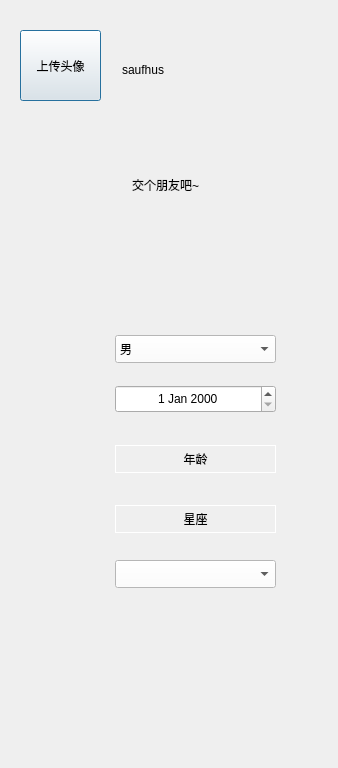
<?xml version="1.0" encoding="UTF-8"?>
<ui version="4.0">
 <class>Dialog</class>
 <widget class="QDialog" name="Dialog">
  <property name="geometry">
   <rect>
    <x>0</x>
    <y>0</y>
    <width>338</width>
    <height>768</height>
   </rect>
  </property>
  <property name="sizePolicy">
   <sizepolicy hsizetype="Fixed" vsizetype="Fixed">
    <horstretch>0</horstretch>
    <verstretch>0</verstretch>
   </sizepolicy>
  </property>
  <property name="minimumSize">
   <size>
    <width>338</width>
    <height>768</height>
   </size>
  </property>
  <property name="maximumSize">
   <size>
    <width>338</width>
    <height>768</height>
   </size>
  </property>
  <property name="windowTitle">
   <string>Dialog</string>
  </property>
  <widget class="QPushButton" name="btn_photo">
   <property name="geometry">
    <rect>
     <x>20</x>
     <y>30</y>
     <width>81</width>
     <height>71</height>
    </rect>
   </property>
   <property name="text">
    <string>上传头像</string>
   </property>
  </widget>
  <widget class="QLineEdit" name="edit_name">
   <property name="geometry">
    <rect>
     <x>120</x>
     <y>55</y>
     <width>151</width>
     <height>30</height>
    </rect>
   </property>
   <property name="styleSheet">
    <string notr="true">background:transparent;
border-width:0;
border-style:outset;
font: 14pt &quot;Consolas&quot;;
</string>
   </property>
   <property name="text">
    <string>saufhus</string>
   </property>
   <property name="alignment">
    <set>Qt::AlignLeading|Qt::AlignLeft|Qt::AlignVCenter</set>
   </property>
  </widget>
  <widget class="QLabel" name="label_photo">
   <property name="geometry">
    <rect>
     <x>30</x>
     <y>37</y>
     <width>62</width>
     <height>62</height>
    </rect>
   </property>
   <property name="styleSheet">
    <string notr="true">min-width:60px;
min-height:60px;
max-width:60px;
max-height:60px;
border-radius:30px;
border:1px solid black;

</string>
   </property>
   <property name="text">
    <string>头像</string>
   </property>
  </widget>
  <widget class="QPushButton" name="btn_ok">
   <property name="geometry">
    <rect>
     <x>60</x>
     <y>680</y>
     <width>81</width>
     <height>31</height>
    </rect>
   </property>
   <property name="styleSheet">
    <string notr="true">background:transparent;
border-width:0;
border-style:outset

</string>
   </property>
   <property name="text">
    <string/>
   </property>
  </widget>
  <widget class="QPushButton" name="btn_cancel">
   <property name="geometry">
    <rect>
     <x>200</x>
     <y>680</y>
     <width>81</width>
     <height>31</height>
    </rect>
   </property>
   <property name="styleSheet">
    <string notr="true">background:transparent;
border-width:0;
border-style:outset
</string>
   </property>
   <property name="text">
    <string/>
   </property>
  </widget>
  <widget class="QLabel" name="label_zod">
   <property name="geometry">
    <rect>
     <x>115</x>
     <y>505</y>
     <width>161</width>
     <height>28</height>
    </rect>
   </property>
   <property name="styleSheet">
    <string notr="true">border-width: 1px;border-style: solid;border-color: rgb(255, 255, 255);
font: 12pt &quot;Consolas&quot;;
</string>
   </property>
   <property name="text">
    <string>星座</string>
   </property>
   <property name="alignment">
    <set>Qt::AlignCenter</set>
   </property>
  </widget>
  <widget class="QLabel" name="label_age">
   <property name="geometry">
    <rect>
     <x>115</x>
     <y>445</y>
     <width>161</width>
     <height>28</height>
    </rect>
   </property>
   <property name="styleSheet">
    <string notr="true">border-width: 1px;border-style: solid;border-color: rgb(255, 255, 255);
font: 12pt &quot;Consolas&quot;;
</string>
   </property>
   <property name="text">
    <string>年龄</string>
   </property>
   <property name="alignment">
    <set>Qt::AlignCenter</set>
   </property>
  </widget>
  <widget class="QTextEdit" name="edit_signa">
   <property name="geometry">
    <rect>
     <x>30</x>
     <y>130</y>
     <width>271</width>
     <height>121</height>
    </rect>
   </property>
   <property name="styleSheet">
    <string notr="true">background:transparent;
border-width:0;
border-style:outset;
font: 12pt &quot;Consolas&quot;;

</string>
   </property>
   <property name="html">
    <string>&lt;!DOCTYPE HTML PUBLIC &quot;-//W3C//DTD HTML 4.0//EN&quot; &quot;http://www.w3.org/TR/REC-html40/strict.dtd&quot;&gt;
&lt;html&gt;&lt;head&gt;&lt;meta name=&quot;qrichtext&quot; content=&quot;1&quot; /&gt;&lt;style type=&quot;text/css&quot;&gt;
p, li { white-space: pre-wrap; }
&lt;/style&gt;&lt;/head&gt;&lt;body style=&quot; font-family:'Consolas'; font-size:12pt; font-weight:400; font-style:normal;&quot;&gt;
&lt;p align=&quot;center&quot; style=&quot;-qt-paragraph-type:empty; margin-top:0px; margin-bottom:0px; margin-left:0px; margin-right:0px; -qt-block-indent:0; text-indent:0px; font-family:'SimSun'; font-size:9pt;&quot;&gt;&lt;br /&gt;&lt;/p&gt;
&lt;p align=&quot;center&quot; style=&quot;-qt-paragraph-type:empty; margin-top:0px; margin-bottom:0px; margin-left:0px; margin-right:0px; -qt-block-indent:0; text-indent:0px; font-family:'SimSun'; font-size:9pt;&quot;&gt;&lt;br /&gt;&lt;/p&gt;
&lt;p align=&quot;center&quot; style=&quot;-qt-paragraph-type:empty; margin-top:0px; margin-bottom:0px; margin-left:0px; margin-right:0px; -qt-block-indent:0; text-indent:0px; font-family:'SimSun'; font-size:9pt;&quot;&gt;&lt;br /&gt;&lt;/p&gt;
&lt;p align=&quot;center&quot; style=&quot; margin-top:0px; margin-bottom:0px; margin-left:0px; margin-right:0px; -qt-block-indent:0; text-indent:0px;&quot;&gt;&lt;span style=&quot; font-family:'SimSun'; font-size:9pt;&quot;&gt;交个朋友吧~&lt;/span&gt;&lt;/p&gt;&lt;/body&gt;&lt;/html&gt;</string>
   </property>
  </widget>
  <widget class="QComboBox" name="cbox_sex">
   <property name="geometry">
    <rect>
     <x>115</x>
     <y>335</y>
     <width>161</width>
     <height>28</height>
    </rect>
   </property>
   <property name="styleSheet">
    <string notr="true">background-color: rgb(218, 218, 218);
background-color: rgb(255, 255, 255);
font: 12pt &quot;Consolas&quot;;</string>
   </property>
   <property name="insertPolicy">
    <enum>QComboBox::InsertAtBottom</enum>
   </property>
   <property name="minimumContentsLength">
    <number>0</number>
   </property>
   <item>
    <property name="text">
     <string>男</string>
    </property>
   </item>
   <item>
    <property name="text">
     <string>女</string>
    </property>
   </item>
  </widget>
  <widget class="QDateEdit" name="dateEdit">
   <property name="geometry">
    <rect>
     <x>115</x>
     <y>385</y>
     <width>161</width>
     <height>28</height>
    </rect>
   </property>
   <property name="styleSheet">
    <string notr="true">font: 12pt &quot;Consolas&quot;;</string>
   </property>
   <property name="alignment">
    <set>Qt::AlignCenter</set>
   </property>
   <property name="buttonSymbols">
    <enum>QAbstractSpinBox::UpDownArrows</enum>
   </property>
  </widget>
  <widget class="QComboBox" name="cbox_city">
   <property name="geometry">
    <rect>
     <x>115</x>
     <y>560</y>
     <width>161</width>
     <height>28</height>
    </rect>
   </property>
   <property name="styleSheet">
    <string notr="true">background-color: rgb(255, 255, 255);
font: 12pt &quot;Consolas&quot;;</string>
   </property>
  </widget>
  <widget class="QLabel" name="label">
   <property name="geometry">
    <rect>
     <x>0</x>
     <y>0</y>
     <width>338</width>
     <height>768</height>
    </rect>
   </property>
   <property name="sizePolicy">
    <sizepolicy hsizetype="Fixed" vsizetype="Fixed">
     <horstretch>0</horstretch>
     <verstretch>0</verstretch>
    </sizepolicy>
   </property>
   <property name="text">
    <string/>
   </property>
   <property name="pixmap">
    <pixmap>../img/base/设置界面图.jpg</pixmap>
   </property>
  </widget>
  <zorder>label</zorder>
  <zorder>edit_name</zorder>
  <zorder>label_photo</zorder>
  <zorder>btn_ok</zorder>
  <zorder>btn_cancel</zorder>
  <zorder>label_zod</zorder>
  <zorder>label_age</zorder>
  <zorder>edit_signa</zorder>
  <zorder>cbox_sex</zorder>
  <zorder>dateEdit</zorder>
  <zorder>cbox_city</zorder>
  <zorder>btn_photo</zorder>
 </widget>
 <resources/>
 <connections/>
</ui>
